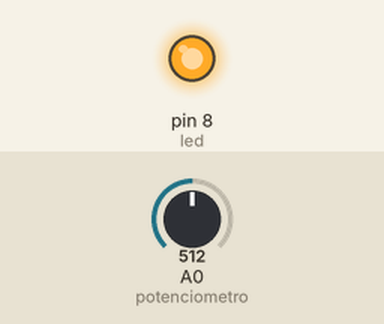
A sketch run on a simulated Arduino Uno, built with avr-gcc and run on an emulated ATmega328P. On the bench: output pins drawn as LEDs (lit = HIGH). The test bench sets the inputs (shaded band); at power-on: A0 (potenciometro) = 512.

Above: at 1.2 s.
1.3 s: A0 (potenciometro) set to 500
At 2.0 s:
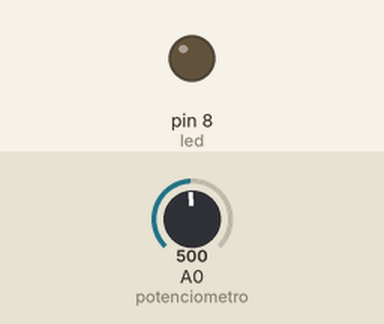
2.8 s: A0 (potenciometro) set to 716
At 3.2 s:
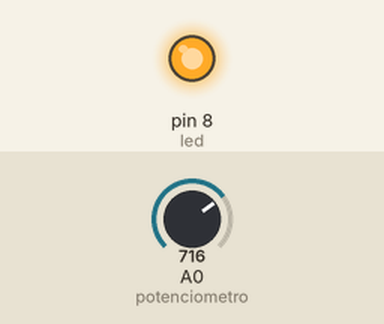
4.3 s: A0 (potenciometro) set to 511
At 5.5 s:
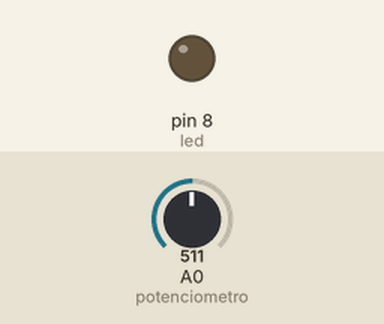
Timing chart, 0 to 7.3 s (numbered marks = the images above; inputs shaded):
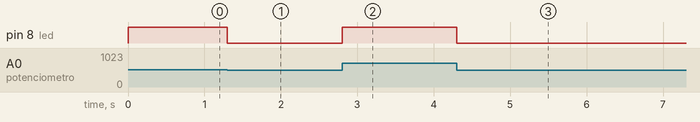

Measured:
- the behaviour switches between 512 and 511 on A0 (potenciometro) (found by bisection; images 0 and 1)
- after the input at 1.3 s, pin 8 (led): HIGH → LOW at once
- after the input at 2.8 s, pin 8 (led): LOW → HIGH at once
- after the input at 4.3 s, pin 8 (led): HIGH → LOW at once

The sketch:

Ejercicio3.ino
```cpp
//led controlado con potenciometro
int led=8;
int potenciometro=A0;
int brillo;

void setup ()  {
  pinMode (led, OUTPUT);
}

void loop (){
  brillo = analogRead(potenciometro)/4;
  analogWrite(led, brillo);
}
```
